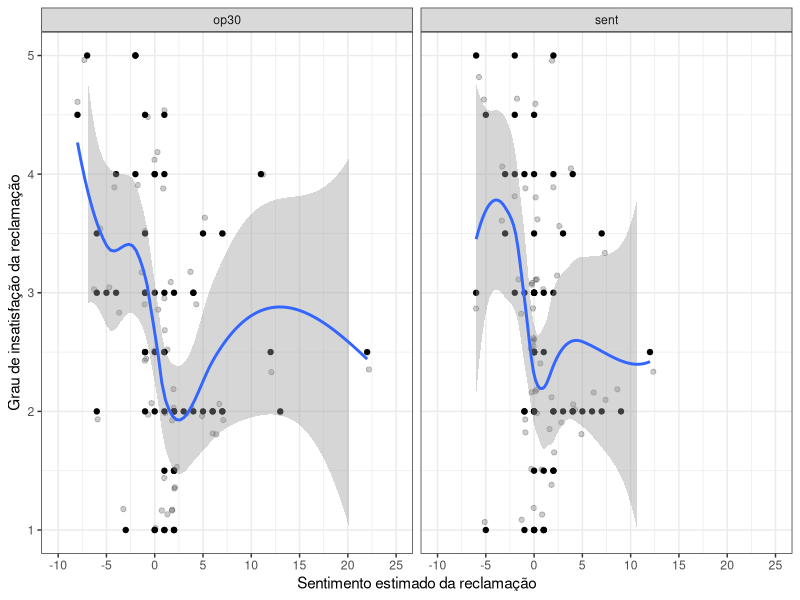
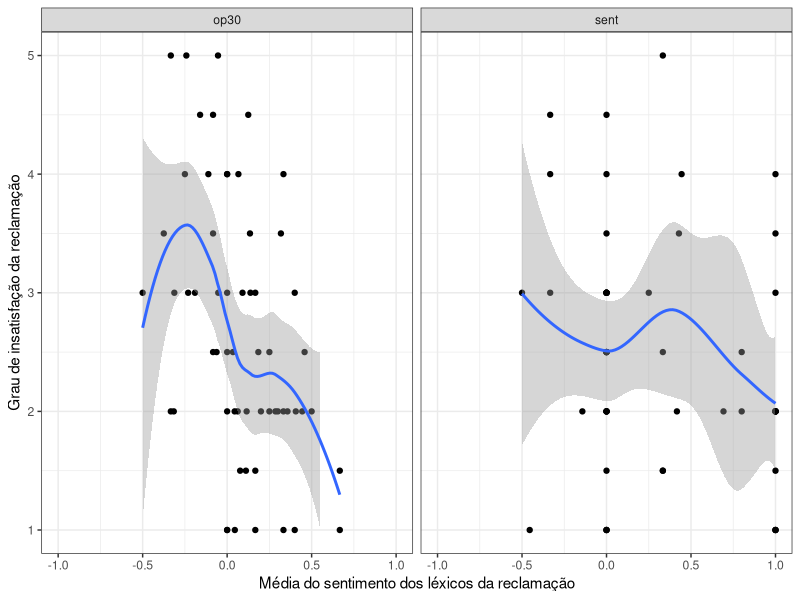
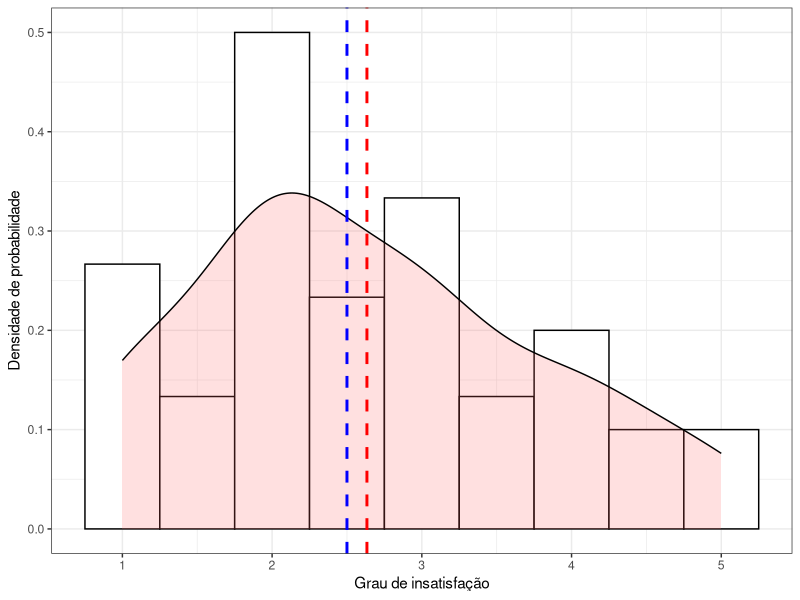
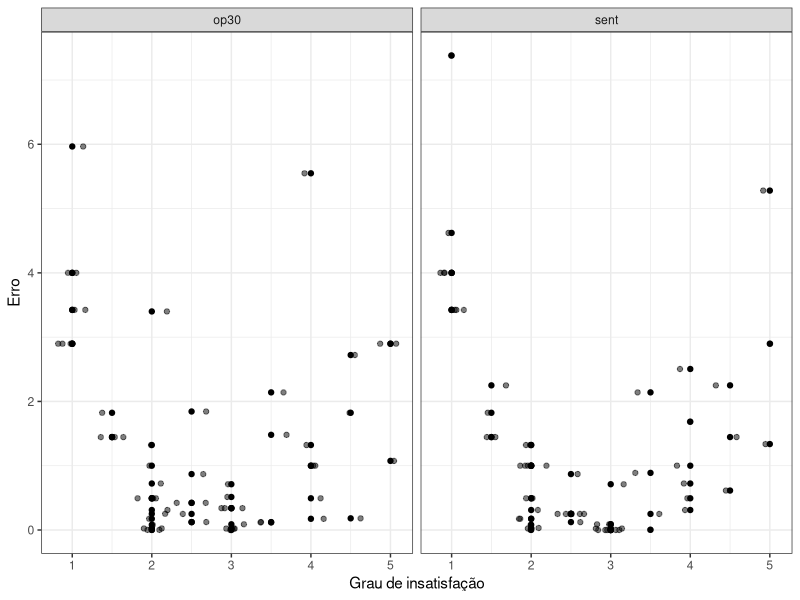
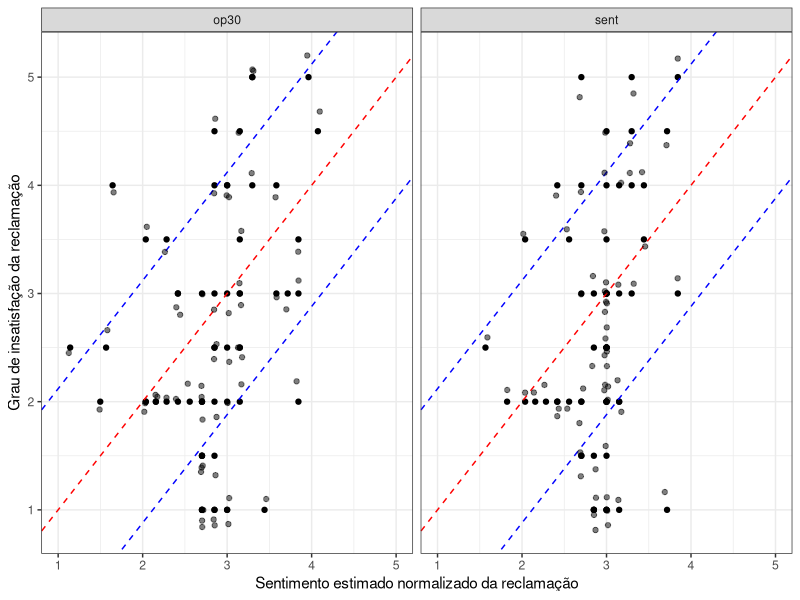
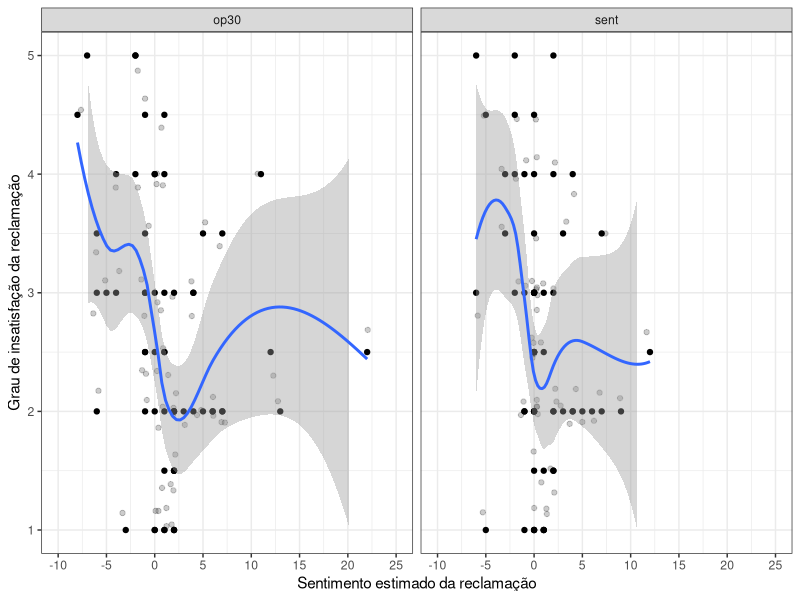
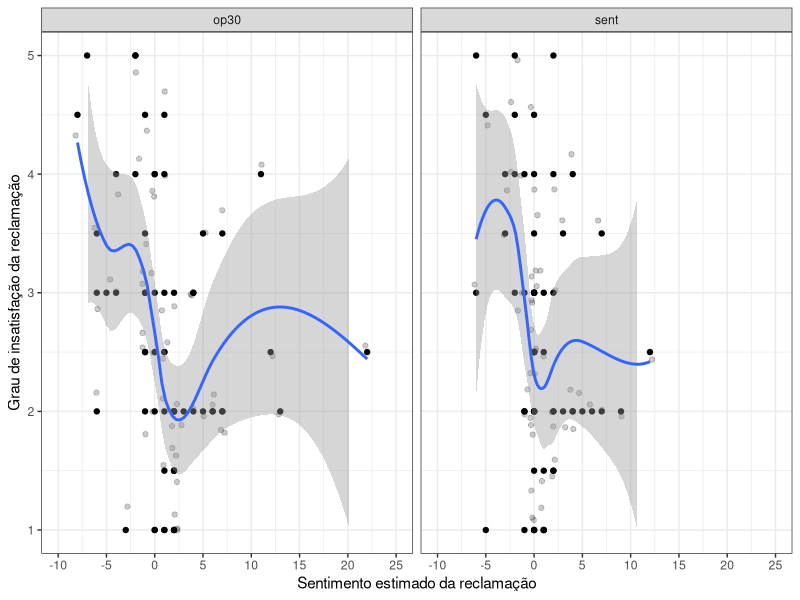
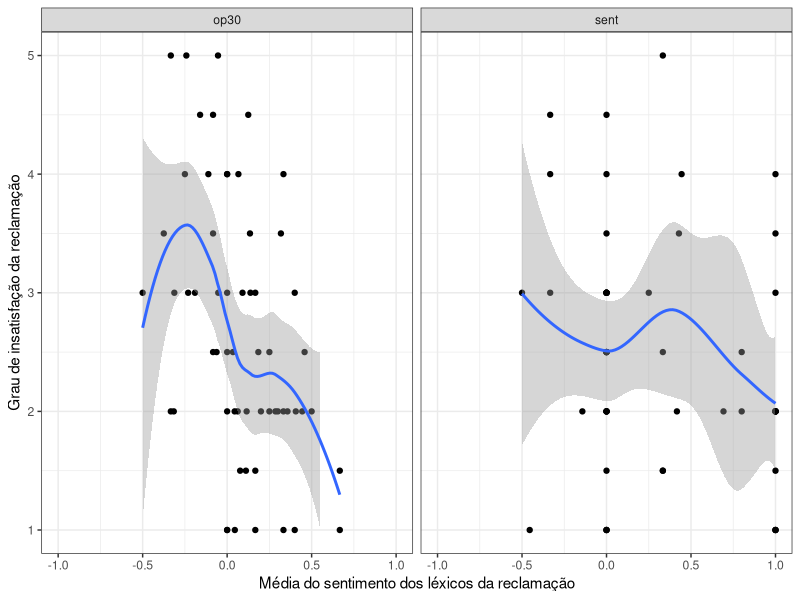

Write R code to recreate these figures, in order.
## ---- chunk 1
library(caret)
library(here)
library(tidyverse)
library(pracma)
theme_set(theme_bw())
knitr::opts_chunk$set(echo = TRUE)
## ---- chunk 2
observations <- read.csv(here("data/sentimentos/sentimento-tt.csv"))
robservations <- read.csv(here("data/sentimentos/sentimento.csv"))
## ---- chunk 3
for (x in sort(unique(observations$m_aval))) {
  soma = sum(observations$m_aval == x)
  print(paste(x, soma))
}
## ---- chunk 4
mean_feel <- function(senti, words) {
    values <- (senti/words)
    return (replace(values, is.na(values), 0))
}
op30 <- robservations %>%
    select(id, sentimento_op30, palavras_op30, palavras, m_aval) %>%
    rename(sentimento = sentimento_op30,
           palavras_texto = palavras,
           palavras_lexico = palavras_op30) %>%
    mutate(mean_sent_per_word = mean_feel(sentimento, palavras_lexico))
sent <- robservations %>%
    select(id, sentimento_sent, palavras_sent, palavras, m_aval) %>%
    rename(sentimento = sentimento_sent,
           palavras_texto = palavras,
           palavras_lexico = palavras_sent) %>%
    mutate(mean_sent_per_word = mean_feel(sentimento, palavras_lexico))

op30$Type <- "op30"
sent$Type <- "sent"

union <- rbind(op30, sent)
## ---- chunk 5
sum_feel <- ggplot(union, aes(x = sentimento, y = m_aval)) +
    geom_point() +
    geom_jitter(alpha = .2) +
    labs(x = "Sentimento estimado da reclamação",
         y = "Grau de insatisfação da reclamação") + 
    scale_x_continuous(limits = c(-10, 25), breaks = c(-10, -5, 0, 5, 10, 15, 20, 25)) + 
    scale_y_continuous(limits = c(1, 5), breaks = c(1:5)) + 
    facet_wrap(Type ~ .) +
    geom_smooth(formula = y ~ x)

sum_feel

ggsave("../resultados/points-sum-feel.png", sum_feel)

cor(op30$m_aval, op30$sentimento)
cor(sent$m_aval, sent$sentimento)

mean_feel <- ggplot(union[which(union$mean_sent_per_word > -0.52),], aes(x = mean_sent_per_word, y = m_aval )) +
    geom_point() + 
    labs(x = "Média do sentimento dos léxicos da reclamação",
         y = "Grau de insatisfação da reclamação") + 
    scale_x_continuous(limits = c(-1, 1)) + 
    scale_y_continuous(limits = c(1, 5), breaks = c(1:5)) + 
    facet_wrap(Type ~ .) +
    geom_smooth(formula = y ~ x)

mean_feel

ggsave("../resultados/points-mean-feel.png", mean_feel)

cor(op30$m_aval, op30$mean_sent_per_word)
cor(sent$m_aval, sent$mean_sent_per_word)

ggplot(observations, aes(x = m_aval)) +
     geom_histogram(aes(y=..density..),      # Histogram with density instead of count on y-axis
                   binwidth=.5,
                   colour="black", fill="white") +
    geom_density(alpha=.2, fill="#FF6666") +  # Overlay with transparent density plot
    geom_vline(aes(xintercept=mean(m_aval, na.rm=T)),   # Ignore NA values for mean
               color="red", linetype="dashed", size=1) +
    geom_vline(aes(xintercept=median(m_aval, na.rm=T)),   # Ignore NA values for mean
               color="blue", linetype="dashed", size=1) +
    labs(x = "Grau de insatisfação",
         y = "Densidade de probabilidade")
## ---- chunk 6
mean_lex <- union %>%
    group_by(id, Type) %>%
    summarise(real_gi = m_aval,
              pred_gi = (1 - sigmoid(sentimento, a = 0.15, b = 0))*4 + 1,
              nosig = sentimento)
## ---- chunk 7
mean_lex <- mean_lex %>% 
    mutate(erro = (real_gi - pred_gi)**2)

ModelMetrics::rmse(mean_lex[which(mean_lex$Type == "op30"), ]$real_gi, mean_lex[which(mean_lex$Type == "op30"), ]$pred_gi)

ModelMetrics::rmse(mean_lex[which(mean_lex$Type == "sent"), ]$real_gi, mean_lex[which(mean_lex$Type == "sent"), ]$pred_gi)
## ---- chunk 8
error_meanlex_plot <- mean_lex %>% 
    ggplot(aes(x = real_gi, y = erro, group = real_gi)) + 
    geom_point() +
    geom_jitter(alpha = .5)  +
    labs(x = "Grau de insatisfação",
         y = "Erro") +
    facet_wrap(~ Type)

error_meanlex_plot

ggsave("../resultados/error-mean-lex-points.png", error_meanlex_plot)

norm_func_meanlex_plot <- mean_lex %>% 
    ggplot(aes(x = pred_gi, y = real_gi)) + 
    geom_point() +
    geom_abline(slope=1, intercept=0, color="red", 
                 linetype="dashed") +
    geom_abline(slope=1, intercept=1.12, color="blue", 
                 linetype="dashed") +
    geom_abline(slope=1, intercept=-1.12, color="blue", 
                 linetype="dashed") +
    geom_jitter(alpha = .5) +
    scale_x_continuous(limits = c(1, 5)) + 
    scale_x_continuous(limits = c(1, 5)) + 
    labs(x = "Sentimento estimado normalizado da reclamação",
         y = "Grau de insatisfação da reclamação") +
    facet_wrap(~ Type)

norm_func_meanlex_plot

sum_feel

ggsave("../resultados/norm-func-mean-lex-points.png", norm_func_meanlex_plot)
## ---- chunk 9
control <- trainControl(method = 'cv', number = 5)
regl <- train(m_aval ~ .,
              data = subset(op30, select = -c(id, Type)),
              method = "glm",
              trControl = control)
regl

print(varImp(regl, scale=FALSE))

pred_op30 <- subset(op30, select=c(id, m_aval))
pred_op30$prediction <- predict(regl, op30)
## ---- chunk 10
control <- trainControl(method = 'cv', number = 5)
regl <- train(m_aval ~ .,
                            data = subset(sent, select = -c(id, Type)),
                            method = "glm",
                            trControl = control)
regl

print(varImp(regl, scale=FALSE))

pred_sent <- subset(sent, select=c(id, m_aval))
pred_sent$prediction <- predict(regl, sent)
